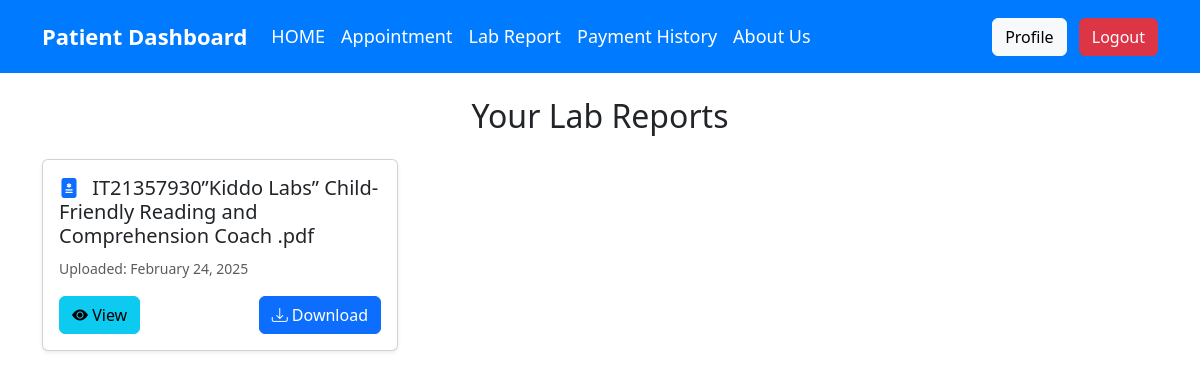
/lab_reports.php (signed in), run on the app's committed database.
### tables this page shows
CREATE TABLE `lab_reports` (
  `id` int(11) NOT NULL,
  `patient_id` int(11) NOT NULL,
  `file_name` varchar(255) NOT NULL,
  `uploaded_at` timestamp NOT NULL DEFAULT current_timestamp(),
  `report_file` varchar(255) NOT NULL,
  `uploaded_by` int(11) NOT NULL,
  `report_type` varchar(50) NOT NULL,
  `upload_date` timestamp NOT NULL DEFAULT current_timestamp(),
  `report_date` date NOT NULL
);

### lab_reports.php (the view, shortened to what this page needs)
<?php
include 'db/config.php';
$patient_id = $_SESSION['user_id'];
$lab_reports_sql = "SELECT * FROM lab_reports WHERE patient_id = ? ORDER BY uploaded_at DESC";
$stmt = $conn->prepare($lab_reports_sql);
$stmt->bind_param("i", $patient_id);
$stmt->execute();
$lab_reports_result = $stmt->get_result();
?>
<!DOCTYPE html>
<html lang="en">
<head>
    <link href="https://cdn.jsdelivr.net/npm/bootstrap@5.3.0/dist/css/bootstrap.min.css" rel="stylesheet">
    <link rel="stylesheet" href="https://cdn.jsdelivr.net/npm/bootstrap-icons@1.7.2/font/bootstrap-icons.css">
</head>
<body>
<nav class="navbar navbar-expand-lg navbar-custom">
    <div class="container">
        <a class="navbar-brand" href="home.php">Patient Dashboard</a>
        <div class="collapse navbar-collapse" id="navbarNav">
            <ul class="navbar-nav me-auto">
                <li class="nav-item">
                    <a class="nav-link active" href="home.php">HOME</a>
                </li>
                <li class="nav-item">
                    <a class="nav-link" href="appointments.php">Appointment</a>
                </li>
                <li class="nav-item">
                    <a class="nav-link" href="lab_reports.php">Lab Report</a>
                </li>
                <li class="nav-item">
                    <a class="nav-link" href="payment_history.php">Payment History</a>
                </li>
                <li class="nav-item">
                    <a class="nav-link" href="about.php">About Us</a>
                </li>
            </ul>
            <div>
                <a class="btn btn-light me-2" href="profile.php">Profile</a>
                <a class="btn btn-danger" href="logout.php">Logout</a>
            </div>
        </div>
    </div>
</nav>
<div class="container mt-4">
    <h2 class="text-center mb-4">Your Lab Reports</h2>
    <div class="row">
        <?php while ($report = $lab_reports_result->fetch_assoc()) { ?>
            <div class="col-md-6 col-lg-4 mb-4">
                <div class="card report-card shadow-sm">
                    <div class="card-body">
                        <h5 class="card-title">
                            <i class="bi bi-file-medical-fill text-primary me-2"></i>
                            <?php echo htmlspecialchars($report['file_name']); ?>
                        </h5>
                        <p class="card-text">
                            <small class="text-muted">
                                Uploaded: <?php echo date('F j, Y', strtotime($report['uploaded_at'])); ?>
                            </small>
                        </p>
                        <div class="d-flex justify-content-between mt-3">
                            <a href="<?php echo htmlspecialchars($report['report_file']); ?>"
                               target="_blank"
                               class="btn btn-info">
                                <i class="bi bi-eye-fill"></i> View
                            </a>
                            <a href="download.php?file=<?php echo urlencode($report['report_file']); ?>"
                               class="btn btn-primary">
                                <i class="bi bi-download"></i> Download
                            </a>
                        </div>
                    </div>
                </div>
            </div>
        <?php } ?>
    </div>
</div>
</body>
</html>

### lab_reports.php (style rules this page uses)
.navbar-custom { background-color: #007bff; padding: 15px; }
.navbar-custom .nav-link { color: white !important; font-size: 18px; transition: 0.3s; }
.navbar-brand { font-size: 22px; font-weight: bold; color: white !important; }
.report-card { transition: transform 0.2s; }

### data on the page
lab_reports: file_name "IT21357930”Kiddo Labs” Child-Friendly Reading and Comprehension Coach .pdf", uploaded_at "February 24, 2025"
